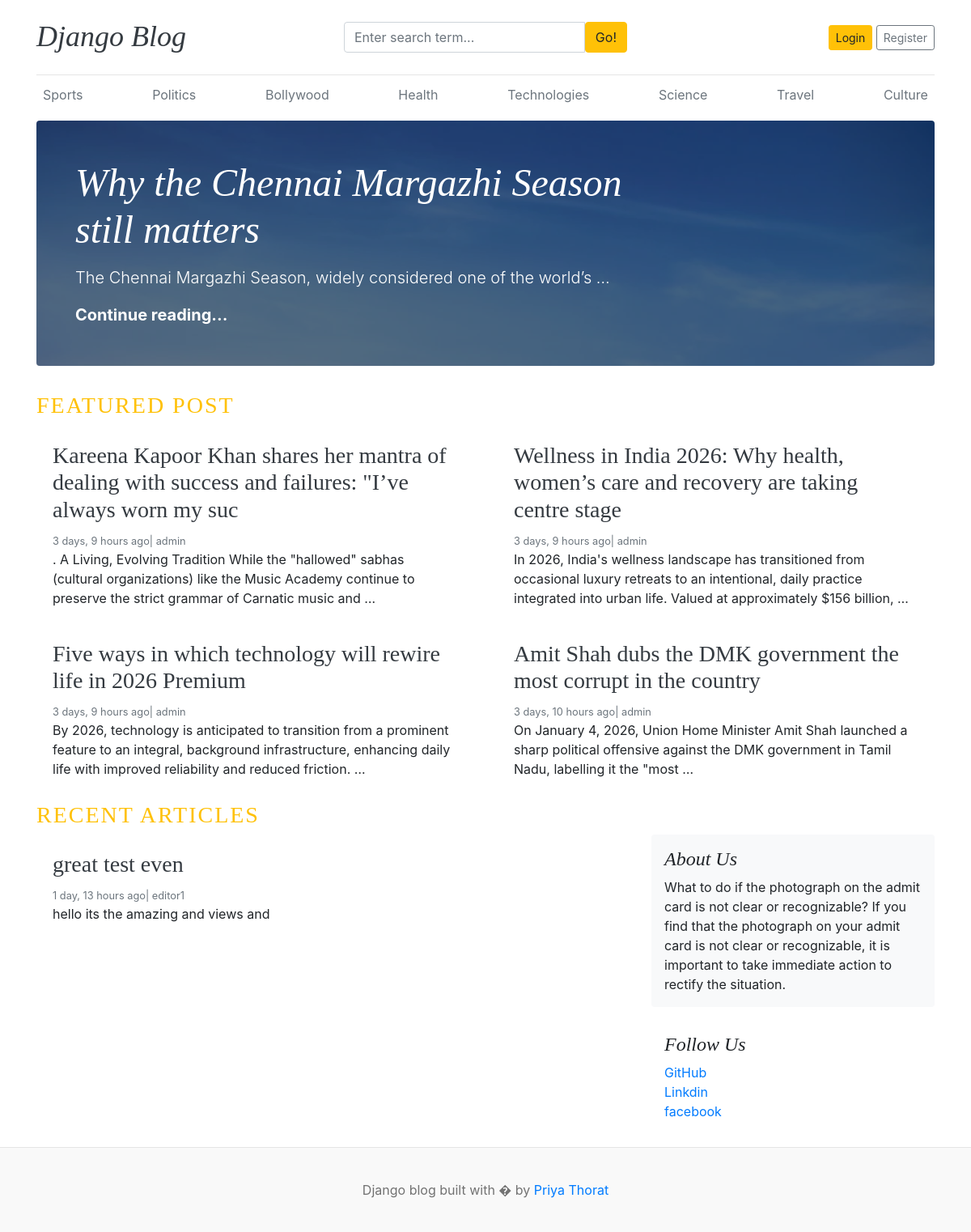
Before: / with the older database file.
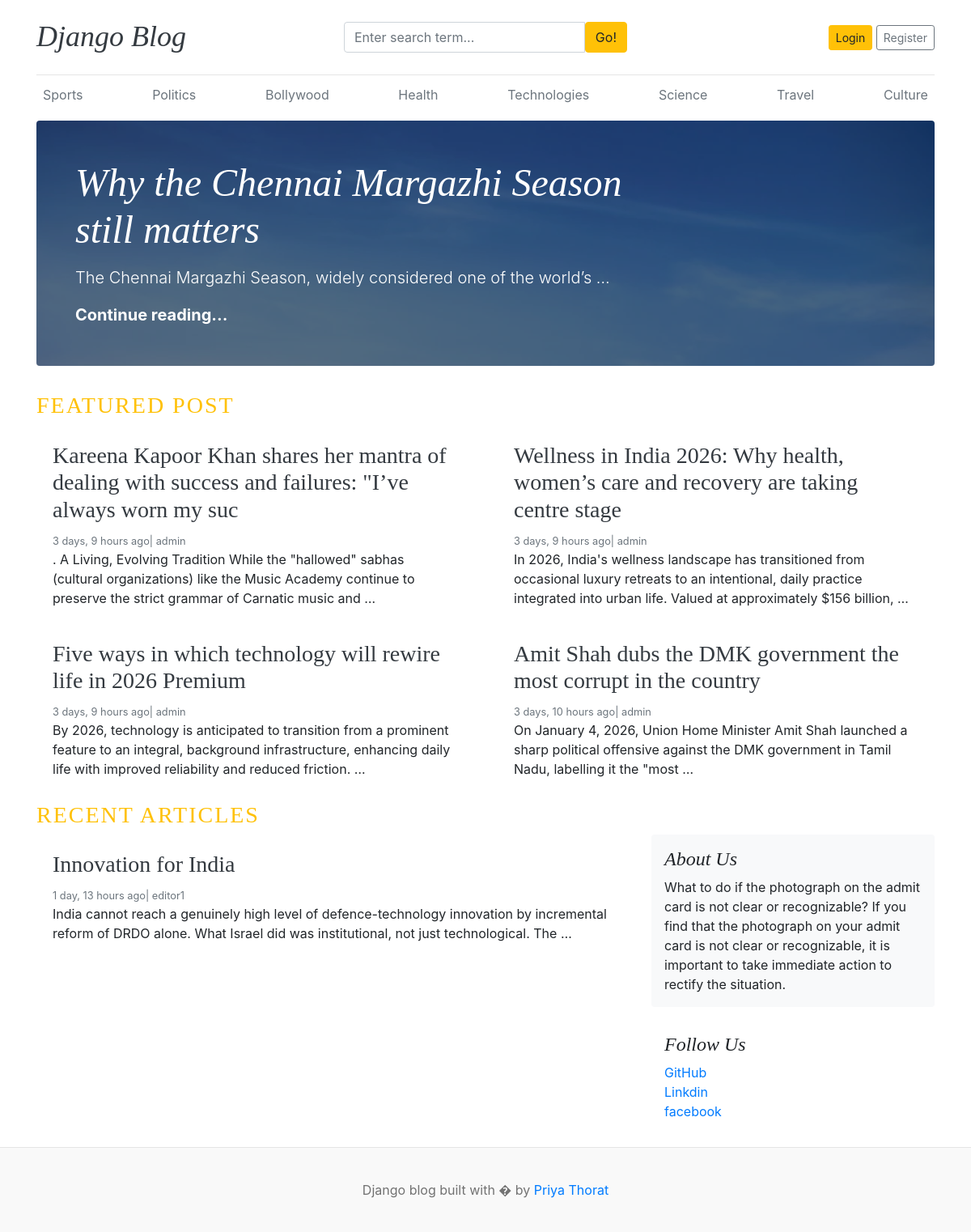
After: the same page with the newer database file.
### blogs/models.py (models this page shows, shortened)
class Blog(models.Model):
    title = models.CharField(max_length=100)
    slug = models.SlugField(max_length=150, unique=True, blank=True)
    category = models.ForeignKey(Category, on_delete=models.CASCADE)
    author = models.ForeignKey(User, on_delete=models.CASCADE)
    featured_img = models.ImageField(upload_to='uploads/%Y/%m/%d')
    short_description = models.TextField(max_length=500)
    blog_body = models.TextField(max_length=2000)
    status = models.CharField(max_length=20,choices=STATUS_CHOICES, default="Draft")
    is_featured = models.BooleanField(default=False)
    created_at = models.DateTimeField(auto_now_add=True)
    updated_at = models.DateTimeField(auto_now=True)

### blog_main/views.py (the view)
# urls.py: 2. Add a URL to urlpatterns:  path('', views.home, name='home')
def home(request):
    featured_post=Blog.objects.filter(is_featured=True,status='Published').order_by('-updated_at') #filter because we have to add cond
    posts=Blog.objects.filter(is_featured=False, status='Published')
    try:#try only works with get() not with all() and filter()
        about=About.objects.get()
    except:
        about=None
    context={
        'featured_post':featured_post,
        'posts':posts,
        'about':about
    }
    return render(request ,"home.html",context) #context will only take one function for the categories we have dine the context processor

### blogs/context_processors.py (called while the page is built)
def get_categories(request):
    categories=Category.objects.all()
    return dict(categories=categories)

def get_social_links(request):
    social_links=SocialLink.objects.all()
    return dict(social_links=social_links)

### template/home.html
{% extends 'base.html'%}
  {% block content  %}
{% for post in featured_post%}
 {% if forloop.first%}
<div class="jumbotron p-3 p-md-5 text-white rounded bg-dark" style="background-image: url({{post.featured_img.url}});background-blend-mode: overlay;background-size:cover;">
    <div class="col-md-8 px-0">
      <h1 class="display-4 font-italic">{{post.title}}</h1>
      <p class="lead my-3">{{post.short_description | truncatewords:10}}</p>
      <p class="lead mb-0"><a href="{%url 'blogs' post.slug %}" class="text-white font-weight-bold">Continue reading...</a></p>
    </div>
  </div>
{% endif %}
{% endfor%}
 <h3 class="text-uppercase text-warning" style="letter-spacing: 2px;">Featured Post</h3>
  <div class="row mb-2">
    {% for post in featured_post %}
    {% if not forloop.first%}
    <div class="col-md-6">
      <div class="card border-0" >
        <div class="card-body">
          <h3><a href="{%url 'blogs' post.slug %}" class="text-dark">{{post.title}}</a></h3>
          <small class="mb-1 text-muted">{{post.created_at | timesince}} ago| {{post.author}}</small>
          <p class="card-text">{{post.short_description | truncatewords:25}}</p>
        </div>
      </div>
    </div>
    {%endif%}
  {%endfor%}
  </div>
  <h3 class="text-uppercase text-warning" style="letter-spacing: 2px;">Recent Articles</h3>
  <main role="main" class="container p-0">
    <div class="row">
      <div class="col-md-8 blog-main">
        {% for post in posts %}
      <div class="card border-0" >
        <div class="card-body">
          <h3><a href="{%url 'blogs' post.slug %}" class="text-dark">{{post.title}}</a></h3>
          <small class="mb-1 text-muted">{{post.created_at | timesince}} ago| {{post.author}}</small>
          <p class="card-text">{{post.short_description | truncatewords:25}}</p>
        </div>
      </div>
        {%  endfor %}
      </div>
      <aside class="col-md-4 blog-sidebar">
        <div class="p-3 mb-3 bg-light rounded">
          <h4 class="font-italic">{{about.about_heading}}</h4>
          <p class="mb-0">{{about.about_desc}}</p>
        </div>
        {% if social_links%}
        <div class="p-3">
          <h4 class="font-italic">Follow Us</h4>
          <ol class="list-unstyled">
            {% for i in social_links%}
            <li><a href="{{ i.link}}" target="_blank">{{i.platform}}</a></li>
            {% endfor %}
          </ol>
        </div>
        {% endif %}
      </aside>
    </div>
  </main>
</div>
 {% endblock %}

Changed rows visible on the page:
changed Blog "editor1": title "great test even" → "Innovation for India"; short_description "hello its the amazing and views and" → "India cannot reach a genuinely high level of defence-technology innovation by incremental reform of DRDO alone. What Israel did was institutional, not just technological. The …"
